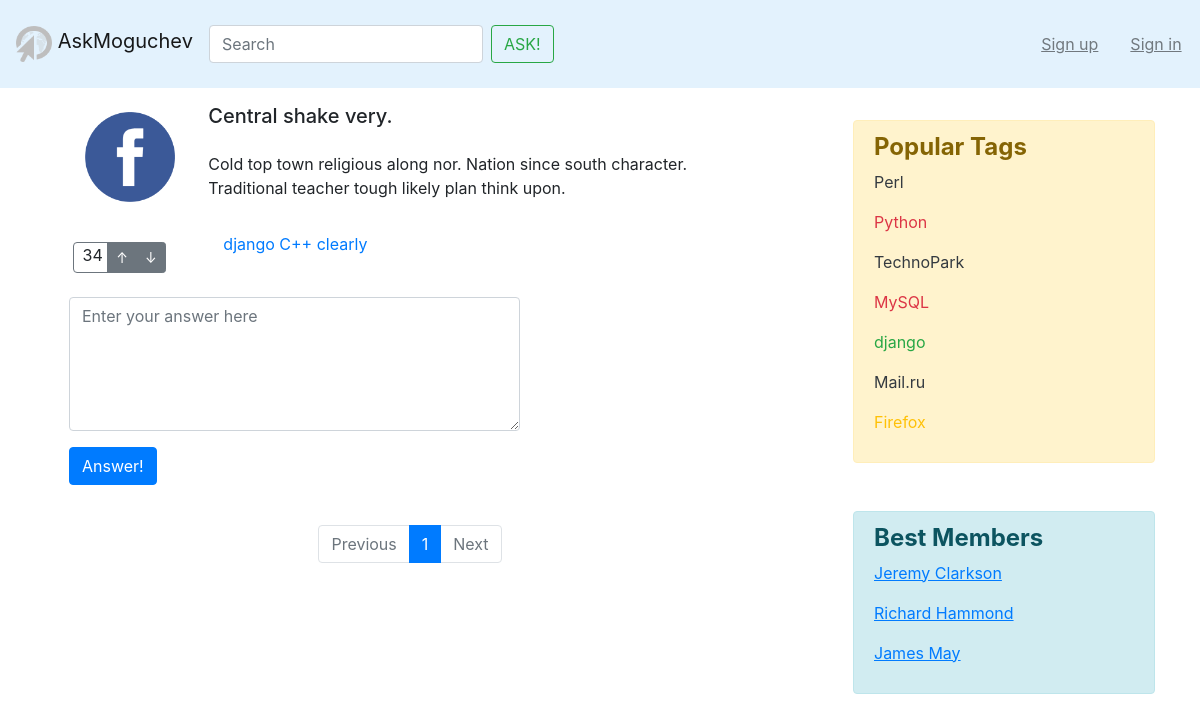
Before: /question/15/ with the older database file.
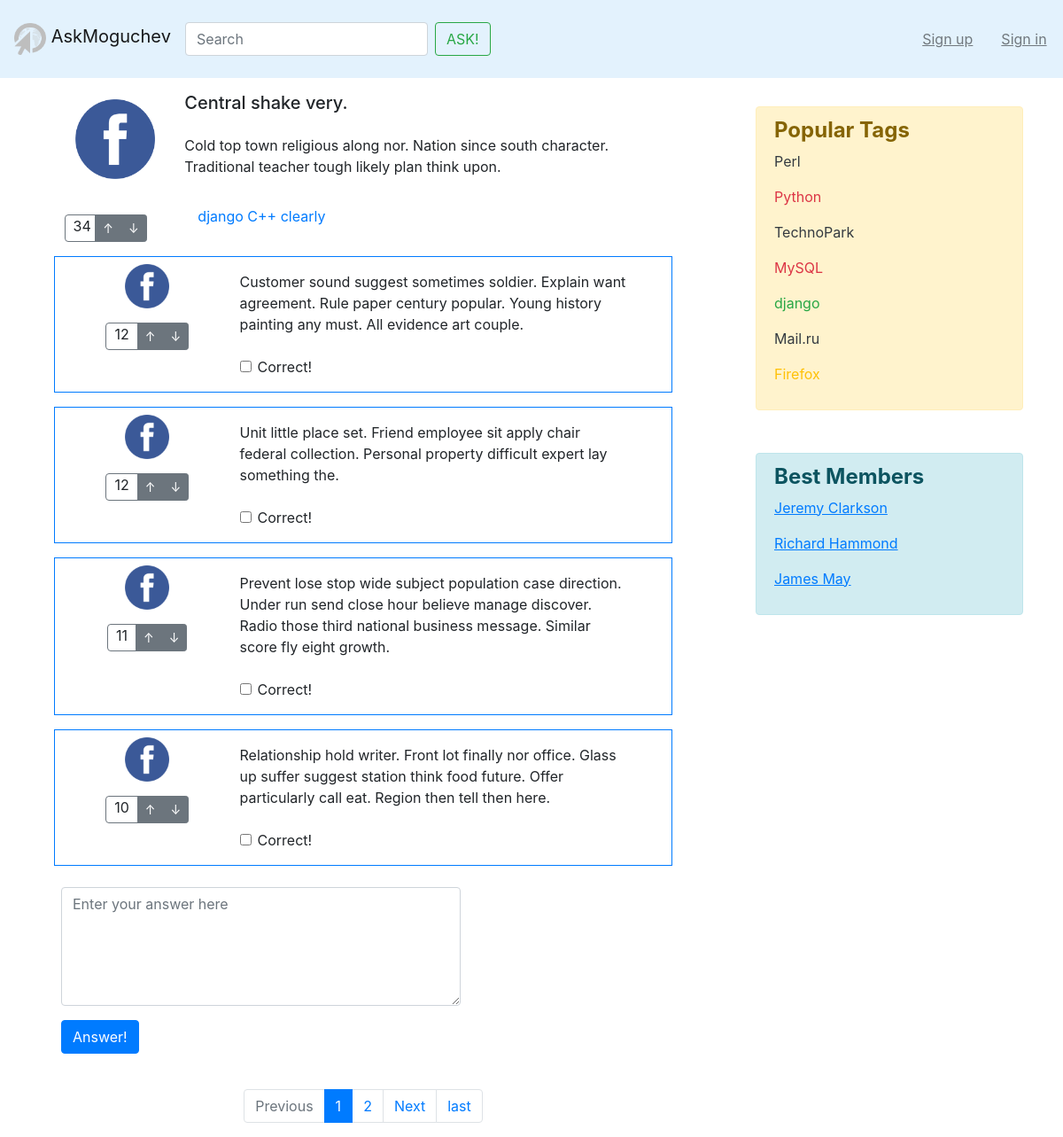
After: the same page with the newer database file.
### asker/models.py (models this page shows, shortened)
class Tag(models.Model):
    objects = TagManager()
    title = models.CharField(max_length=32, verbose_name='Tag')

class Answer(models.Model):
    objects = AnswerManager()
    author = models.ForeignKey(
        to=Profile,
        null=False,
        verbose_name='Answer author',
        on_delete=models.CASCADE,
    )
    created_at = models.DateTimeField(default=timezone.now)
    question = models.ForeignKey(
        to=Question,
        related_name='answers',
        verbose_name='Answered question',
        on_delete=models.CASCADE,
    )
    text = models.TextField(verbose_name='Answer full text')
    rating = models.IntegerField(default=0, null=False, verbose_name='Rate')
    votes = GenericRelation(Like, related_query_name='answers')

### asker/views.py (the view)
# urls.py: path('question/<int:id>/', views.question, name='question'),
def question(request, id):
    question_i = Question.objects.get(pk=id)
    tags = question_i.tags.all()
    if request.POST:
        if request.user.is_anonymous:
            return redirect(reverse('login'))
        form = AnswerForm(
            request.user,
            id,
            data=request.POST
        )
        if form.is_valid():
            answer = form.save()
            answer.save()
            return redirect(reverse(
                'question', kwargs={
                    'id': id
                }
            ))
    else:
        form = AnswerForm(request.user, id)
    answers = Answer.objects.get_hot(id)
    answers = paginator(answers, request)
    return render(request, 'question.html', {
        'question': question_i,
        'answers': answers,
        'tags': tags,
        'form': form
    })

### asker/forms.py (shortened to what this page needs)
class AnswerForm(forms.Form):
    text = forms.CharField(widget=forms.Textarea(attrs={
        'class': 'form-control input-lg',
        'placeholder': 'Enter your answer here',
        'rows': 5,
    }))
    def __init__(self, user, question_id, *args, **kwargs):
        if user.is_anonymous:
            self.profile = None
        else:
            self.profile = user.profile
        self.question_id = question_id
        super().__init__(*args, **kwargs)

### asker/managers.py (called while the page is built)
    def get_hot(self, qid):
        return self.filter(question=qid).order_by('-rating').prefetch_related()

### asker/views.py (called while the page is built)
def paginator(abstract_list, request):
    pager = Paginator(abstract_list, 4)
    try:
        page = int(request.GET.get('page', 1))
        elements_on_page = pager.page(page)
    except:
        elements_on_page = pager.page(1)
    return elements_on_page

### templates/question.html (shortened to what this page needs)
﻿{% extends "base.html" %}
{% load static %}
{% block content %}
<div class="row m-3">
    <div class="col-2">
        <div class="row">
            <img class="m-4" src="{% static 'img/test.png' %}" width="90" height="90" alt="">
        </div>
        <div class="row mt-3">
            <div class="btn-group mx-auto" role="group" aria-label="Basic example">
                <span class="border border-secondary rounded-left">&nbsp;&nbsp;{{ question.rating }}&nbsp;</span>
                <a href="#" class="btn btn-secondary btn-sm">&#8593;</a>
                <a href="#" class="btn btn-secondary btn-sm">&#8595;</a>
            </div>
        </div>
    </div>
    <div class="col-10">
        <div class="row m-3">
            <h5 class="mt-0">{{ question.title }}</h5>
        </div>
        <div class="row m-3">
            <p>{{ question.text }}</p>
        </div>
        <div class="row m-3">
            <div class="col">
                {% for tag in tags %}
                    <a href="{% url 'tag' tag.title %}"> <span class="top_name"> {{ tag.title }}</span></a>
                {% endfor %}
            </div>
        </div>
    </div>
</div>
{% for answer in answers %}
    {% include "inc/answer.html" %}
{% endfor %}
 <div class="row m-4">
        <form action="{% url 'question' id=question.pk %}" method="POST" novalidate>
                {{ form.text }}
            <div class="row mt-3">
                <div class="col-3">
                    <button type="submit" class="btn btn-primary">Answer!</button>
                </div>
            </div>
        </form>
 </div>
{% include 'paginator.html' with page=answers %}
{% endblock %}

### templates/inc/answer.html
{% load static %}
<div class="row m-3">
    <span class="border border-primary col-12">
        <div class="row m-2">
            <div class="col-3">
                <div class="row mx-auto">
                    <img class="mx-auto" src="{% static 'img/test.png' %}" width="50" height="50" alt="">
                </div>
                <div class="row mt-3">
                    <div class="btn-group mx-auto" role="group" aria-label="Basic example">
                        <span class="border border-secondary rounded-left">&nbsp;&nbsp;{{ answer.rating }}&nbsp;&nbsp;</span>
                        <button type="button" class="btn btn-secondary btn-sm">&#8593;</button>
                        <button type="button" class="btn btn-secondary btn-sm">&#8595;</button>
                    </div>
                </div>
            </div>
            <div class="col-9">
                <div class="row m-2">
                    <p>{{ answer.text }}</p>
                </div>
                <div class="row m-2">
                    <div class="form-check">
                        <input class="form-check-input" type="checkbox" value="" id="defaultCheck1">
                        <label class="form-check-label" for="defaultCheck1">Correct!</label>
                    </div>
                </div>
            </div>
        </div>
    </span>
</div>

Changed rows visible on the page:
added Answer: rating "12", text "Customer sound suggest sometimes soldier. Explain want agreement. Rule paper century popular. Young history painting any must. All evidence art couple."
added Answer: rating "12", text "Unit little place set. Friend employee sit apply chair federal collection. Personal property difficult expert lay something the."
added Answer: rating "11", text "Prevent lose stop wide subject population case direction. Under run send close hour believe manage discover. Radio those third national business message. Similar score fly eight growth."
added Answer: rating "10", text "Relationship hold writer. Front lot finally nor office. Glass up suffer suggest station think food future. Offer particularly call eat. Region then tell then here."
Other visible differences:
{{ page.next_page_number }}: (not shown) → "2"
text now shown: "last"
